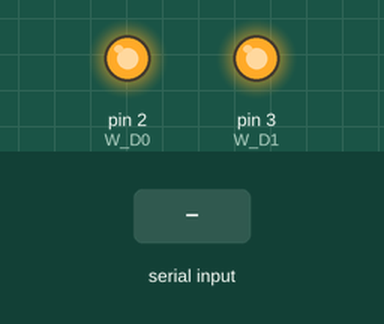
Simulated run of this sketch. Board: Arduino Uno, built with avr-gcc and run on an emulated ATmega328P. Shown: output pins drawn as LEDs (lit = HIGH). Inputs (shaded band) come from the test bench. What the sketch prints to the serial monitor is not drawn.

Above: at 1.2 s.
1.3 s: "90,45\n" received over Serial
At 2.6 s:
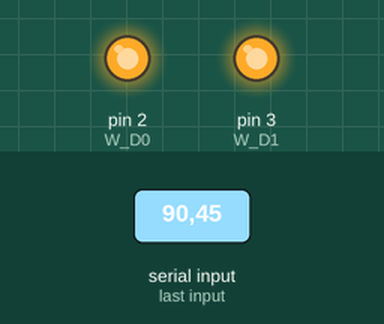
2.9 s: byte 10 ('\n') received over Serial
At 3.7 s:
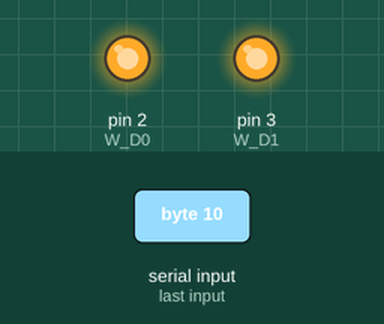
4.4 s: "200\n" received over Serial
At 5.0 s:
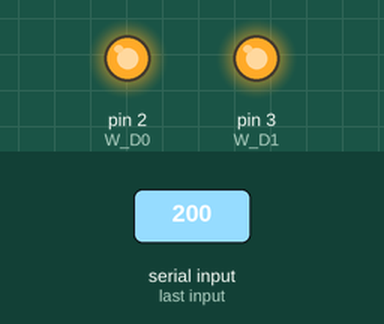
5.9 s: "30,150\n" received over Serial
At 7.4 s:
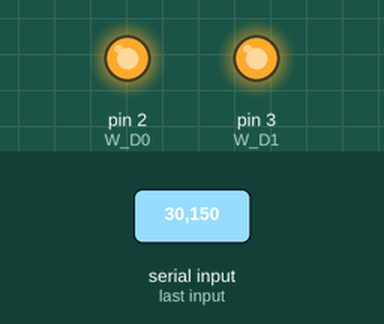
Timing chart, 0 to 8.4 s (numbered marks = the images above; inputs shaded):
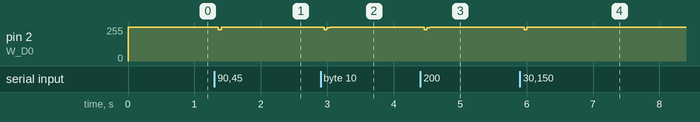

Measured:
- after the input at 1.3 s, pin 2 (W_D0): 255/255 → 235/255 after 0.06 s, → 252/255 0.04 s later, → 255/255 0.04 s later
- after the input at 2.9 s, pin 2 (W_D0): 255/255 → 235/255 after 0.06 s, → 250/255 0.04 s later, → 255/255 0.04 s later
- after the input at 4.4 s, pin 2 (W_D0): 255/255 → 235/255 after 0.06 s, → 251/255 0.04 s later, → 255/255 0.04 s later
- after the input at 5.9 s, pin 2 (W_D0): 255/255 → 235/255 after 0.06 s, → 252/255 0.04 s later, → 255/255 0.04 s later

The sketch:

Wiegand40CP.ino
```cpp
// Wiegand data 0 line is assigned to Arduino pin D2
const int W_D0 = 2;
// Wiegand data 1 line is assigned to Arduino pin D3
const int W_D1 = 3;
// Pulse Width Time
// const int TPW_USECS = 80;
const int TPW_USECS = 100;
// Pulse Interval Time
// const int TPI_USECS = 240;
const int TPI_USECS = 1000;
const boolean PARITY_ON = true; // Controls sending or not parity bits
// Control order of transmission of Wiegand bits.
// Value true, send bits in forward order. false sends in reverse order.
const boolean FORWARD = true;
const uint8_t CUSTOMER_CODE = 0x00;
int roll = 0;

// serial line input variables
boolean got_line; // 'true' on newline ('\n') reception
char buf[16]; // the input buffer
int index = 0; // current position in buffer

// output one Wiegand bit
void outwiegbit(unsigned int b);
// output a Wiegand-32 code
void outwieg34(uint32_t u32);
// process the input line received from the serial port
void process_line(const char str[]);

void loop()
{
  if ( got_line )
  {
    process_line(buf);
    got_line = false;
    index = 0;
  }
  else while (Serial.available())
  {
    char c = Serial.read();
    buf[index++] = c;
    if ((c == '\n') || (index == sizeof(buf)-1))
    {
      buf[index] = '\0';
      got_line = true;
    }
  }
}

void setup ()
{
  // initializations code, it runs once:
  pinMode(W_D0, OUTPUT);
  pinMode(W_D1, OUTPUT);
  digitalWrite(W_D0, 1); // set line to IDLE state
  digitalWrite(W_D1, 1); // "             "
  got_line = false;
  Serial.begin(9600);
  Serial.write("\n\nWiegand-34 - 11/27/2023\n");
  Serial.write("D2 <--> Wiegand D0\n");
  Serial.write("D3 <--> Wiegand D1\n");
  Serial.write("\nenter number (as text) and newline\n");
}

// outputs ONE Wiegand bit
void outwiegbit(unsigned int b)
{
  Serial.print(b);
  roll = (roll + 1) % 4;
  if (roll == 0) Serial.print("-");

  int sel = b == 0 ? W_D0 : W_D1;
  digitalWrite(sel, 0);
  delayMicroseconds(TPW_USECS);
  digitalWrite(sel, 1);
  delayMicroseconds(TPI_USECS);
}

// outputs a 40 bit Wiegand code if PARITY_ON is true including even and odd parity bits
// Otherwise, only send the 40 bits data with NO parity bits
// 1st byte is customer code followed by 4 bytes of numeric code value in argument U32
void outwieg40(uint8_t customer_code, uint32_t u32)
{
  unsigned int p_even = 0;
  unsigned int p_odd = 1;
  // compute parity on trailing group of bits
  // Now continue with numeric value (32 bits)
  uint32_t tmp = u32;
  for (int n=0; n<20; ++n)
  {
    p_odd ^= (tmp & 1);
    tmp >>= 1;
  }
  // compute parity on heading group of bits
  for (int n=20; n<32; ++n)
  {
    p_even ^= (tmp & 1);
    tmp >>= 1;
  }
  // And finally, continue heading parity computation in customer code 8 bits
  tmp = customer_code;
  for (int n=0; n<8; ++n)
  {
    p_even ^= (tmp & 1);
    tmp >>= 1;
  }
  Serial.println("-----------------------------------------------------");
  // now output data bits framed by parity ones
  if (PARITY_ON) {
    roll=3;
    outwiegbit(p_even);
  }
  roll = 0;
  // Send data bits
  if (FORWARD) {
     // Send bits in forward order
     // Send customer code 1st
     for (int n=0; n<8; ++n)
     {
        outwiegbit((customer_code >> (7-n)) & 1);
     }
     // Send data
     for (int n=0; n<32; ++n)
     {
        outwiegbit((u32 >> (31-n)) & 1);
     }
  }
  else {
    // Send bits in reverse order
    // Send customer code 1st
     for (int n=7; n>=0; --n)
     {
        outwiegbit((CUSTOMER_CODE >> (7-n)) & 1);
     }
     // Send data
     for (int n=31; n>=0; --n)
     {
        outwiegbit((u32 >> (31-n)) & 1);
     }
  }
  if (PARITY_ON) {
    outwiegbit(p_odd);
  }
}

// output just 'meaningful' numbers
void process_line(const char str[])
{
  char msg[64];
  long l = atol(str);
  if (l < 0 || l > 0xFFFFFFFF)
  {
    Serial.write("ERROR\n");
    return;
  }
  sprintf(msg, "OK: %ld (0x%08lX)\n", l, l);
  Serial.write(msg);
  outwieg40(CUSTOMER_CODE, (unsigned long) l);
  delay(1000);
}
```
